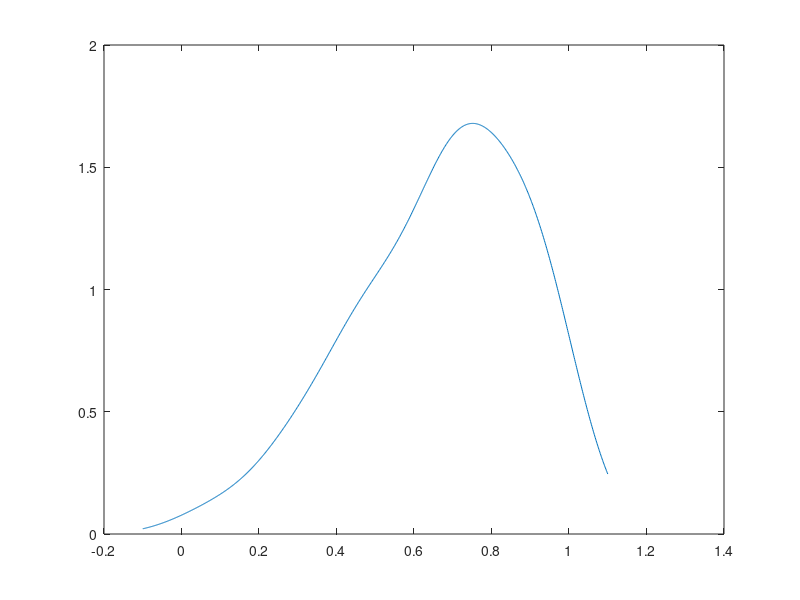

This figure's MATLAB source:
% configuro la semilla inicial del proceso aleatorio uniformerand ("seed", 123);% numero de simulacionesN=100;% simular una variable aleatoria uniforme cero unoU = rand(N,1);% genero la variable aleatoria pedidaX= sqrt(U);% simulaciones de la variable independienten = 1000;% variable independientex = linspace(-0.1,1.1,n);% constante de filtrado (y dispersion de la Gaussiana)h = 0.1;% proceso aleatorio%  pdf estimadap = zeros(size(x));% para cada muestrafor i=1:N  % para cada variable independiente  for j=1:length(x)        % kernel function, Gaussian        K = (1/sqrt(2*pi))*exp(-(1/2)*((X(i)-x(j))/h)^2);        % estimation of pdf        p(j) = p(j) + (1/(N*h)) * K;    endforendfor      plot(x,p)